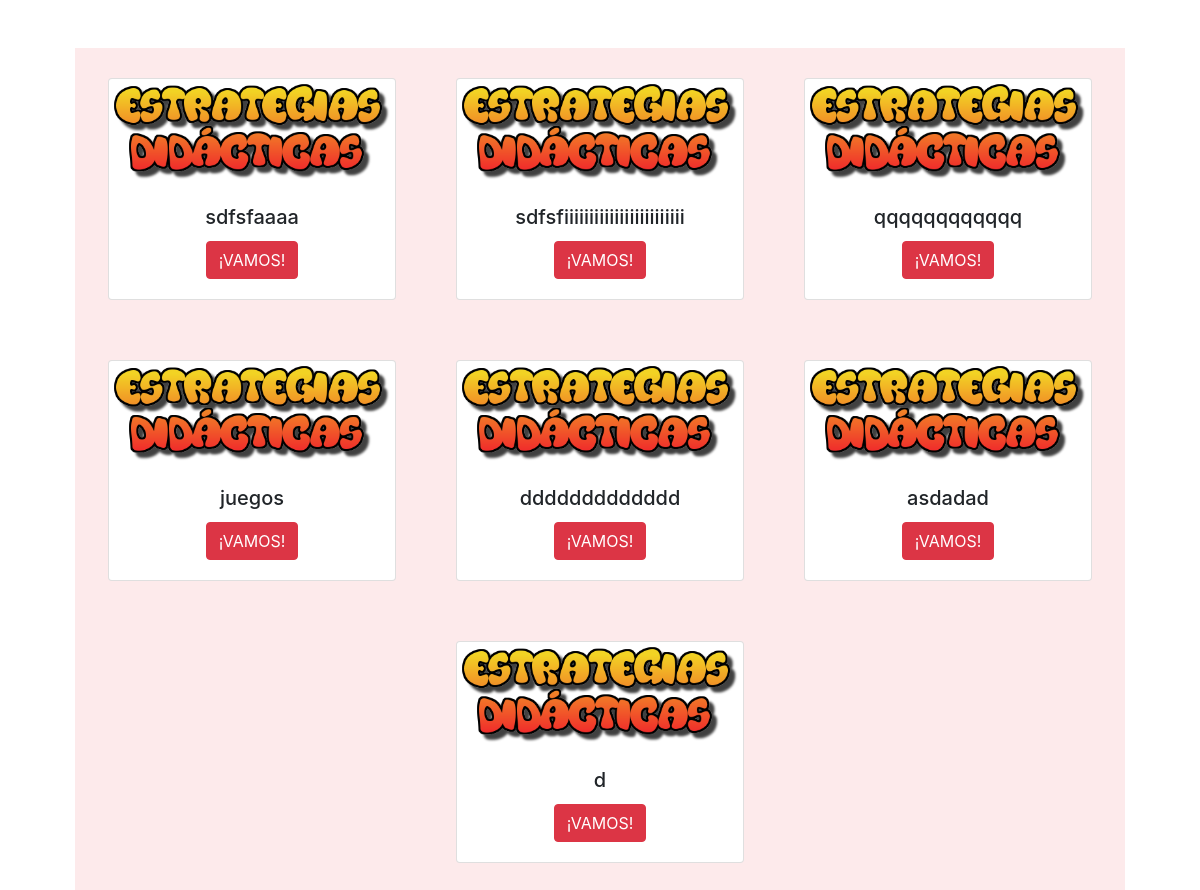
/didacticasMaterias/cargarDidacticas.php, run on an earlier commit of the app's database.
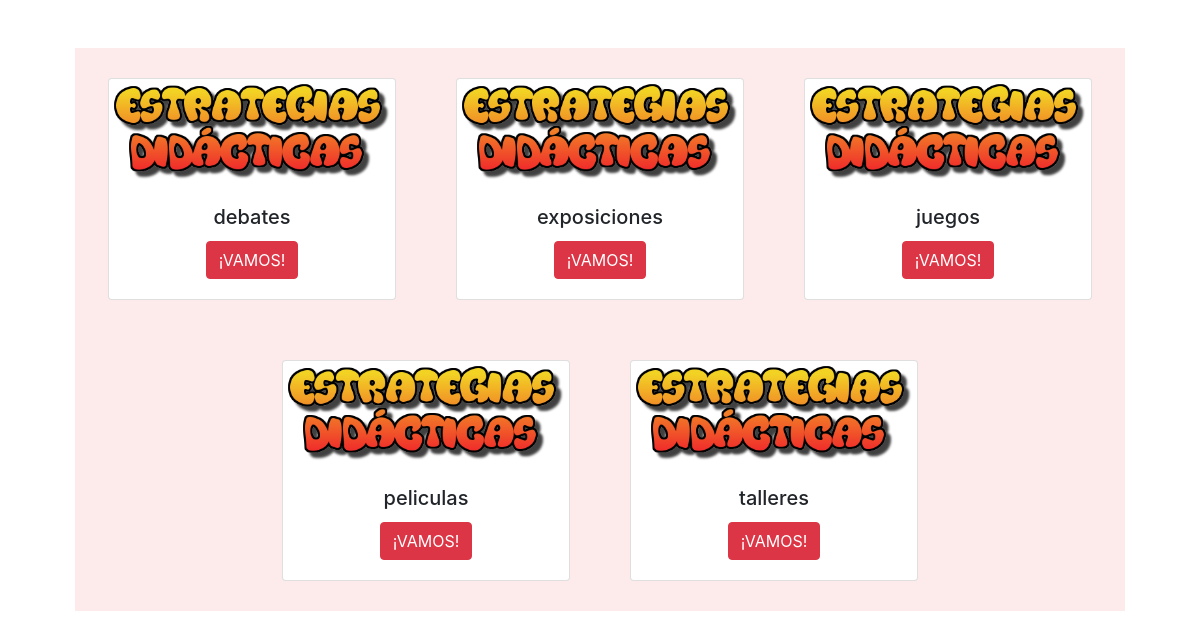
And on a later commit of the database.
### tables this page shows
CREATE TABLE `res_didactica` (
  `descripcion` varchar(200) NOT NULL,
  `detalle` varchar(4055) NOT NULL
);

### didacticasMaterias/cargarDidacticas.php (the view, shortened to what this page needs)
<?php
require '../environmentConexion.php';
$sql="SELECT * FROM res_didactica";
$resultado = $mysqli->query($sql);
?>
<!DOCTYPE html>
<html>
<head>
    <link rel="stylesheet" href="../didacticasMaterias/css/styleCargarDidacticas.css">
    <link rel="stylesheet" href="https://cdn.jsdelivr.net/npm/bootstrap@4.5.3/dist/css/bootstrap.min.css"
>
</head>
<body>
    <br>
    <br>
    <div class="container" style="text-align: right; max-width: 90%;">
        <div class="container-fluid d-flex justify-content-center">
                <div class="row d-flex justify-content-center">
                    <?php while($row = $resultado->fetch_array(MYSQLI_ASSOC)) {?>
                    <div class="card" style="width: 18rem;">
                        <img class="card-img-top" src="../images/estrategiasDidacticas.png" alt="Card image cap">
                        <div class="card-body">
                            <h5 class="card-title"><?php echo $row['descripcion']?></h5>
                            <div class="centrarBoton">
                            <a  class="btn btn-danger" href="./espacioSegunDidactica.php?descripcion=<?php  echo $row['descripcion']?> "
                               >¡VAMOS!</a>
                            </div>
                        </div>
                    </div>
                    <?php } ?>
                </div>
        </div>
    </div>
</body>
</html>

What changed in the data, as far as the page shows it:
removed res_didactica: descripcion "sdfsfaaaa"
removed res_didactica: descripcion "sdfsfiiiiiiiiiiiiiiiiiiiiiiii"
removed res_didactica: descripcion "qqqqqqqqqqqq"
removed res_didactica: descripcion "ddddddddddddd"
removed res_didactica: descripcion "asdadad"
removed res_didactica: descripcion "d"
added res_didactica: descripcion "debates"
added res_didactica: descripcion "exposiciones"
added res_didactica: descripcion "peliculas"
added res_didactica: descripcion "talleres"
